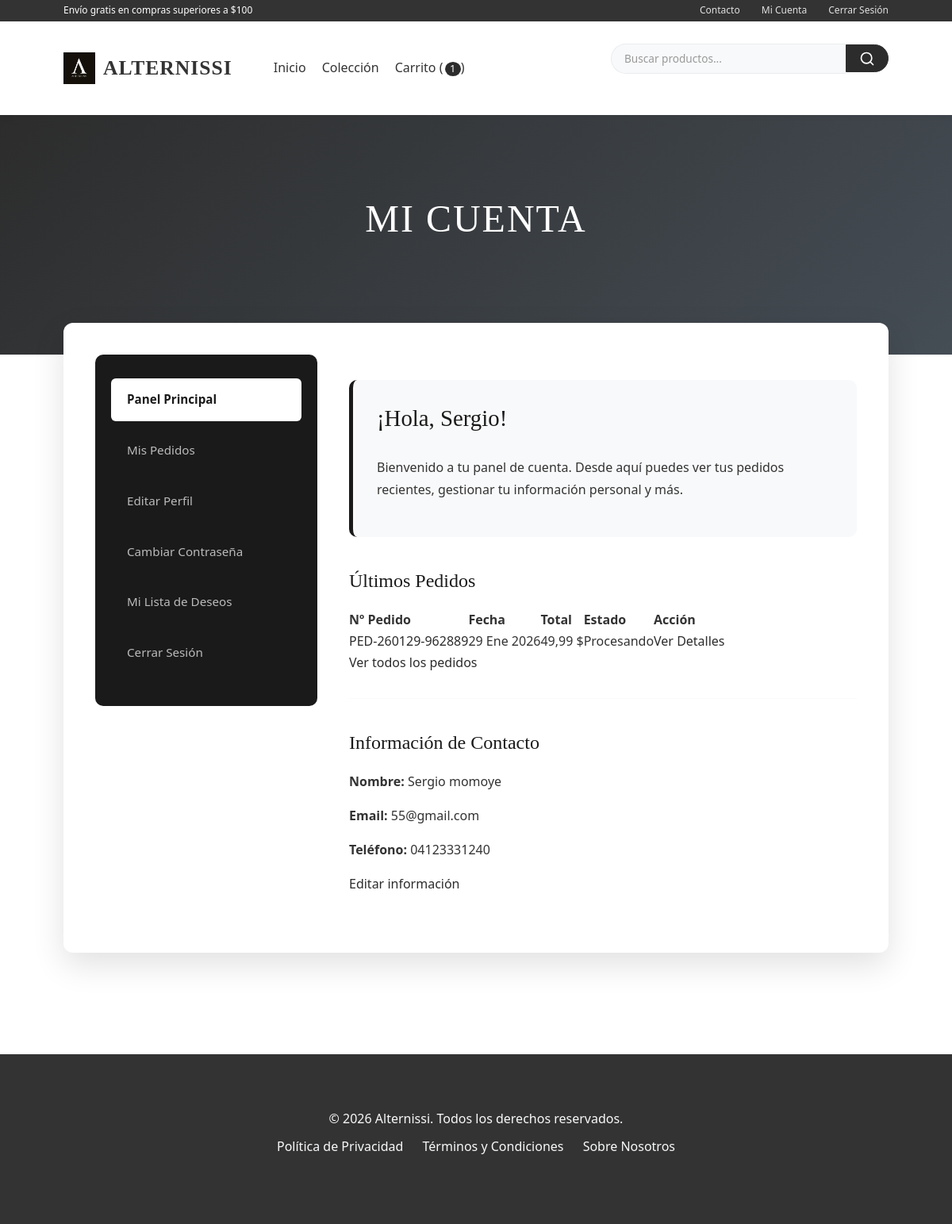
Before: /cuenta/ (signed in) with the older database file.
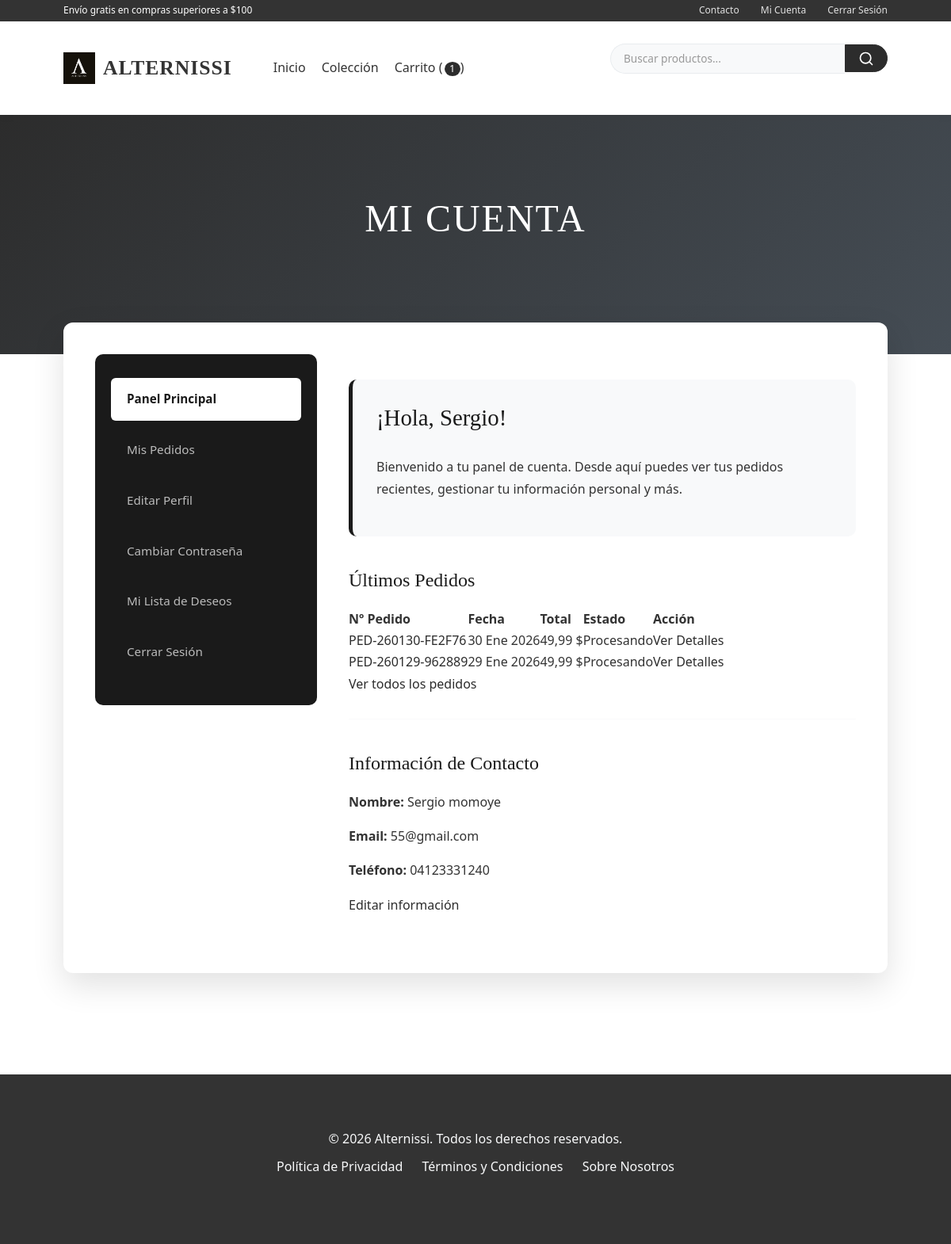
After: the same page with the newer database file.
### post/models.py (models this page shows, shortened)
class TimeStampedModel(models.Model):
    creado = models.DateTimeField(auto_now_add=True, db_index=True)
    actualizado = models.DateTimeField(auto_now=True)
    class Meta:
        abstract = True

class Pedido(TimeStampedModel):
    class Estado(models.TextChoices):
        PENDIENTE = 'pendiente', 'Pendiente'
        PROCESANDO = 'procesando', 'Procesando'
        ENVIADO = 'enviado', 'Enviado'
        COMPLETADO = 'completado', 'Completado'
        CANCELADO = 'cancelado', 'Cancelado'
        REEMBOLSADO = 'reembolsado', 'Reembolsado'
    class MetodoPago(models.TextChoices):
        TARJETA = 'tarjeta', 'Tarjeta de Crédito/Débito'
        PAYPAL = 'paypal', 'PayPal'
        TRANSFERENCIA = 'transferencia', 'Transferencia Bancaria'
        CONTRAENTREGA = 'contraentrega', 'Contraentrega'
    cliente = models.ForeignKey(
        Cliente, # Cliente está antes, seguro.
        related_name='pedidos',
        on_delete=models.PROTECT
    )
    codigo = models.CharField(
        max_length=20,
        unique=True,
        editable=False,
        help_text="Código único del pedido"
    )
    estado = models.CharField(
        max_length=20,
        choices=Estado.choices,
        default=Estado.PENDIENTE
    )
    metodo_pago = models.CharField(
        max_length=20,
        choices=MetodoPago.choices
    )
    direccion_envio = models.JSONField()
    direccion_facturacion = models.JSONField()
    subtotal = models.DecimalField(max_digits=12, decimal_places=2)
    descuento = models.DecimalField(max_digits=12, decimal_places=2, default=0)
    impuesto = models.DecimalField(max_digits=12, decimal_places=2, default=0)
    envio = models.DecimalField(max_digits=12, decimal_places=2, default=0)
    total = models.DecimalField(max_digits=12, decimal_places=2)
    notas = models.TextField(blank=True)
    transaccion_id = models.CharField(max_length=100, blank=True)
    cupon = models.ForeignKey(
        Cupon, # Cupon está antes, seguro.
        on_delete=models.SET_NULL,
        null=True,
        blank=True
    )
    class Meta:
        ordering = ['-creado']
        verbose_name_plural = 'pedidos'
        indexes = [
            models.Index(fields=['codigo']),
            models.Index(fields=['estado']),
            models.Index(fields=['cliente']),
            models.Index(fields=['creado']),
        ]

### post/views.py (the view)
# urls.py: path('cuenta/', views.CuentaDashboardView.as_view(), name='cuenta_dashboard'),
class CuentaDashboardView(LoginRequiredMixin, DetailView):
    model = Cliente
    template_name = 'post/cuenta/dashboard.html'    # Corregido
    context_object_name = 'cliente'
    def get_object(self):
        cliente, created = Cliente.objects.get_or_create(
            usuario=self.request.user,
            defaults={
                'email': self.request.user.email,
                'nombre': self.request.user.first_name or self.request.user.username,
                'apellido': self.request.user.last_name or '',
            }
        )
        return cliente
    def get_context_data(self, **kwargs):
        context = super().get_context_data(**kwargs)
        context['ultimos_pedidos'] = self.object.pedidos.select_related('cupon').order_by('-creado')[:5]
        return context

### post/context_processors.py (called while the page is built)
def tienda_config_processor(request):
    config = ConfiguracionTienda.obtener_configuracion()
    moneda_simbolo_global = '$'
    if config and hasattr(config, 'simbolo_moneda') and config.simbolo_moneda:
        moneda_simbolo_global = config.simbolo_moneda
    return {
        'tienda_config': config,
        'moneda_simbolo_global': moneda_simbolo_global
    }

### post/models.py (called while the page is built)
    @property
    def nombre_completo(self):
        return f"{self.nombre} {self.apellido}"

    @property
    def total_items(self):
        return self.items.aggregate(total=Sum('cantidad'))['total'] or 0

    @property
    def subtotal(self):
        return sum(item.subtotal for item in self.items.all())

    def get_total(self, cliente_actual=None): # cliente_actual puede ser self.cliente
        s_total = self.subtotal # Cachear para evitar múltiples llamadas a la property
        descuento_aplicado = 0
        if cliente_actual is None and self.cliente:
            cliente_actual = self.cliente
        if self.cupon and self.cupon.es_valido(cliente=cliente_actual, subtotal=s_total):
            descuento_aplicado = self.cupon.aplicar_descuento(s_total)
        return s_total - descuento_aplicado

### post/templates/post/cuenta/dashboard.html (shortened to what this page needs)
{% extends "post/base.html" %}
{% load static %}
{% block header_banner %}
<section class="page-banner">
    <div class="container">
        <h1>Mi Cuenta</h1>
    </div>
</section>
{% endblock %}
{% block content %}
<div class="account-container">
    <div class="account-grid">
        {% include "post/cuenta/_sidebar.html" with active_tab="dashboard" %}
        <main class="account-content">
            <section class="welcome-box">
                <h2>¡Hola, {{ cliente.nombre|default:request.user.username }}!</h2>
                <p>Bienvenido a tu panel de cuenta. Desde aquí puedes ver tus pedidos recientes, gestionar tu información personal y más.</p>
            </section>
            <section>
                <h3>Últimos Pedidos</h3>
                {% if ultimos_pedidos %}
                    <table class="recent-orders-table">
                        <thead>
                            <tr>
                                <th>Nº Pedido</th>
                                <th>Fecha</th>
                                <th>Total</th>
                                <th>Estado</th>
                                <th>Acción</th>
                            </tr>
                        </thead>
                        <tbody>
                            {% for pedido_obj in ultimos_pedidos %}
                            <tr>
                                <td>
                                    <a href="{% url 'tienda:detalle_pedido_cliente' pedido_id=pedido_obj.id %}">
                                        {{ pedido_obj.codigo }}
                                    </a>
                                </td>
                                <td>{{ pedido_obj.creado|date:"d M Y" }}</td>
                                <td>{{ pedido_obj.total|floatformat:2 }} {{moneda_simbolo|default:'$'}}</td>
                                <td>{{ pedido_obj.get_estado_display }}</td>
                                <td>
                                    <a href="{% url 'tienda:detalle_pedido_cliente' pedido_id=pedido_obj.id %}">
                                        Ver Detalles
                                    </a>
                                </td>
                            </tr>
                            {% endfor %}
                        </tbody>
                    </table>
                {% else %}
                    <p>Aún no has realizado ningún pedido.</p>
                {% endif %}
                <div class="quick-links">
                    <a href="{% url 'tienda:lista_pedidos_cliente' %}">Ver todos los pedidos</a>
                </div>
            </section>
            <hr class="section-divider" style="margin: 30px 0; border: 0; border-top: 1px solid var(--color-medium-gray);">
            <section class="info-section">
                 <h3>Información de Contacto</h3>
                 <p><strong>Nombre:</strong> {{ cliente.nombre_completo|default:"No especificado" }}</p>
                 <p><strong>Email:</strong> {{ cliente.email|default:request.user.email }}</p>
                 <p><strong>Teléfono:</strong> {{ cliente.telefono|default:"No especificado" }}</p>
                 <div class="quick-links info-quick-links">
                     <a href="{% url 'tienda:editar_perfil_cliente' %}">Editar información</a>
                 </div>
            </section>
        </main>
    </div>
</div>
{% endblock %}

Changed rows visible on the page:
added Pedido: codigo "PED-260130-FE2F76", creado "30 Ene 2026", total "49,99", moneda_simbolo "$", estado "Procesando"
